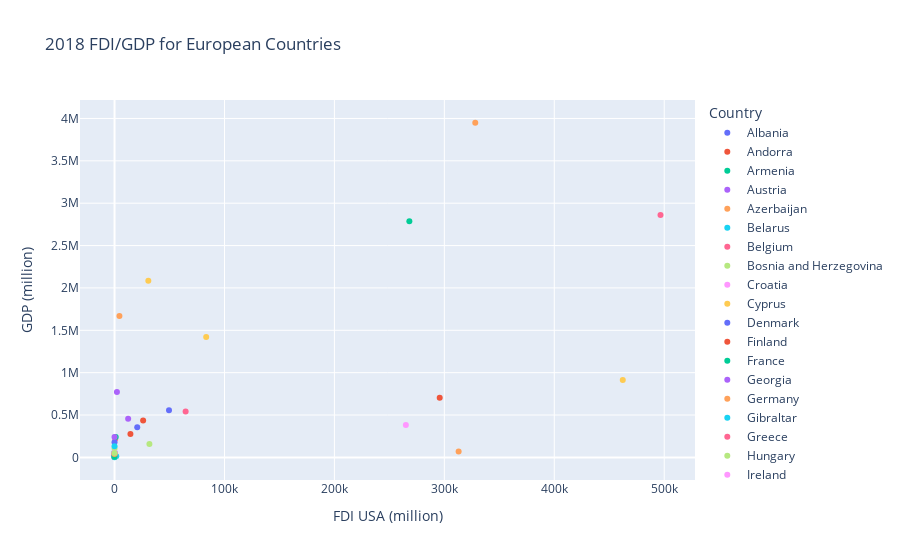

The cell this chart's notebook holds for it:
### Code cell
europe_top_10_format_name = europe.rename(
    columns={
        "country_name": "Country",
        "GDP_2018 (million)": "GDP (million)",
        "tech_export_2018 (million)": "Tech Export (million)",
        "doing_business_2018": "Doing Business",
        "fdi_USA_2018 (million)": "FDI USA (million)",
    }
)

europe_top_10_fdi_gdp_scatter = px.scatter(
    europe_top_10_format_name,
    x="FDI USA (million)",
    y="GDP (million)",
    title="2018 FDI/GDP for European Countries",
    color="Country",
)
# europe_top_10_fdi_gdp_scatter.write_image("europe_top_10_fdi_gdp_scatter.png")
europe_top_10_fdi_gdp_scatter

### Figure 1 — Plotly figure (JSON) as saved in the notebook; plotly's stock layout.template omitted (floating-point values rounded to 4 significant figures)
{"data": [{"hovertemplate": "Country=Albania<br>FDI USA (million)=%{x}<br>GDP (million)=%{y}<extra></extra>", "legendgroup": "Albania", "marker": {"color": "#636efa", "symbol": "circle"}, "mode": "markers", "name": "Albania", "orientation": "v", "showlegend": true, "type": "scatter", "x": [0], "xaxis": "x", "y": [15150.0], "yaxis": "y"}, {"hovertemplate": "Country=Andorra<br>FDI USA (million)=%{x}<br>GDP (million)=%{y}<extra></extra>", "legendgroup": "Andorra", "marker": {"color": "#EF553B", "symbol": "circle"}, "mode": "markers", "name": "Andorra", "orientation": "v", "showlegend": true, "type": "scatter", "x": [0], "xaxis": "x", "y": [3218.0], "yaxis": "y"}, {"hovertemplate": "Country=Armenia<br>FDI USA (million)=%{x}<br>GDP (million)=%{y}<extra></extra>", "legendgroup": "Armenia", "marker": {"color": "#00cc96", "symbol": "circle"}, "mode": "markers", "name": "Armenia", "orientation": "v", "showlegend": true, "type": "scatter", "x": [3], "xaxis": "x", "y": [12460.0], "yaxis": "y"}, {"hovertemplate": "Country=Austria<br>FDI USA (million)=%{x}<br>GDP (million)=%{y}<extra></extra>", "legendgroup": "Austria", "marker": {"color": "#ab63fa", "symbol": "circle"}, "mode": "markers", "name": "Austria", "orientation": "v", "showlegend": true, "type": "scatter", "x": [12392], "xaxis": "x", "y": [455500.0], "yaxis": "y"}, {"hovertemplate": "Country=Azerbaijan<br>FDI USA (million)=%{x}<br>GDP (million)=%{y}<extra></extra>", "legendgroup": "Azerbaijan", "marker": {"color": "#FFA15A", "symbol": "circle"}, "mode": "markers", "name": "Azerbaijan", "orientation": "v", "showlegend": true, "type": "scatter", "x": [-2], "xaxis": "x", "y": [47110.0], "yaxis": "y"}, {"hovertemplate": "Country=Belarus<br>FDI USA (million)=%{x}<br>GDP (million)=%{y}<extra></extra>", "legendgroup": "Belarus", "marker": {"color": "#19d3f3", "symbol": "circle"}, "mode": "markers", "name": "Belarus", "orientation": "v", "showlegend": true, "type": "scatter", "x": [4], "xaxis": "x", "y": [60030.0], "yaxis": "y"}, {"hovertemplate": "Country=Belgium<br>FDI USA (million)=%{x}<br>GDP (million)=%{y}<extra></extra>", "legendgroup": "Belgium", "marker": {"color": "#FF6692", "symbol": "circle"}, "mode": "markers", "name": "Belgium", "orientation": "v", "showlegend": true, "type": "scatter", "x": [64661], "xaxis": "x", "y": [542700.0], "yaxis": "y"}, {"hovertemplate": "Country=Bosnia and Herzegovina<br>FDI USA (million)=%{x}<br>GDP (million)=%{y}<extra></extra>", "legendgroup": "Bosnia and Herzegovina", "marker": {"color": "#B6E880", "symbol": "circle"}, "mode": "markers", "name": "Bosnia and Herzegovina", "orientation": "v", "showlegend": true, "type": "scatter", "x": [0], "xaxis": "x", "y": [20180.0], "yaxis": "y"}, {"hovertemplate": "Country=Croatia<br>FDI USA (million)=%{x}<br>GDP (million)=%{y}<extra></extra>", "legendgroup": "Croatia", "marker": {"color": "#FF97FF", "symbol": "circle"}, "mode": "markers", "name": "Croatia", "orientation": "v", "showlegend": true, "type": "scatter", "x": [19], "xaxis": "x", "y": [60990.0], "yaxis": "y"}, {"hovertemplate": "Country=Cyprus<br>FDI USA (million)=%{x}<br>GDP (million)=%{y}<extra></extra>", "legendgroup": "Cyprus", "marker": {"color": "#FECB52", "symbol": "circle"}, "mode": "markers", "name": "Cyprus", "orientation": "v", "showlegend": true, "type": "scatter", "x": [323], "xaxis": "x", "y": [24960.0], "yaxis": "y"}, {"hovertemplate": "Country=Denmark<br>FDI USA (million)=%{x}<br>GDP (million)=%{y}<extra></extra>", "legendgroup": "Denmark", "marker": {"color": "#636efa", "symbol": "circle"}, "mode": "markers", "name": "Denmark", "orientation": "v", "showlegend": true, "type": "scatter", "x": [20654], "xaxis": "x", "y": [355700.0], "yaxis": "y"}, {"hovertemplate": "Country=Finland<br>FDI USA (million)=%{x}<br>GDP (million)=%{y}<extra></extra>", "legendgroup": "Finland", "marker": {"color": "#EF553B", "symbol": "circle"}, "mode": "markers", "name": "Finland", "orientation": "v", "showlegend": true, "type": "scatter", "x": [14464], "xaxis": "x", "y": [275900.0], "yaxis": "y"}, {"hovertemplate": "Country=France<br>FDI USA (million)=%{x}<br>GDP (million)=%{y}<extra></extra>", "legendgroup": "France", "marker": {"color": "#00cc96", "symbol": "circle"}, "mode": "markers", "name": "France", "orientation": "v", "showlegend": true, "type": "scatter", "x": [268169], "xaxis": "x", "y": [2788000.0], "yaxis": "y"}, {"hovertemplate": "Country=Georgia<br>FDI USA (million)=%{x}<br>GDP (million)=%{y}<extra></extra>", "legendgroup": "Georgia", "marker": {"color": "#ab63fa", "symbol": "circle"}, "mode": "markers", "name": "Georgia", "orientation": "v", "showlegend": true, "type": "scatter", "x": [0], "xaxis": "x", "y": [17600.0], "yaxis": "y"}, {"hovertemplate": "Country=Germany<br>FDI USA (million)=%{x}<br>GDP (million)=%{y}<extra></extra>", "legendgroup": "Germany", "marker": {"color": "#FFA15A", "symbol": "circle"}, "mode": "markers", "name": "Germany", "orientation": "v", "showlegend": true, "type": "scatter", "x": [328124], "xaxis": "x", "y": [3950000.0], "yaxis": "y"}, {"hovertemplate": "Country=Gibraltar<br>FDI USA (million)=%{x}<br>GDP (million)=%{y}<extra></extra>", "legendgroup": "Gibraltar", "marker": {"color": "#19d3f3", "symbol": "circle"}, "mode": "markers", "name": "Gibraltar", "orientation": "v", "showlegend": true, "type": "scatter", "x": [9367], "xaxis": "x", "y": [null], "yaxis": "y"}, {"hovertemplate": "Country=Greece<br>FDI USA (million)=%{x}<br>GDP (million)=%{y}<extra></extra>", "legendgroup": "Greece", "marker": {"color": "#FF6692", "symbol": "circle"}, "mode": "markers", "name": "Greece", "orientation": "v", "showlegend": true, "type": "scatter", "x": [639], "xaxis": "x", "y": [218100.0], "yaxis": "y"}, {"hovertemplate": "Country=Hungary<br>FDI USA (million)=%{x}<br>GDP (million)=%{y}<extra></extra>", "legendgroup": "Hungary", "marker": {"color": "#B6E880", "symbol": "circle"}, "mode": "markers", "name": "Hungary", "orientation": "v", "showlegend": true, "type": "scatter", "x": [31730], "xaxis": "x", "y": [157900.0], "yaxis": "y"}, {"hovertemplate": "Country=Ireland<br>FDI USA (million)=%{x}<br>GDP (million)=%{y}<extra></extra>", "legendgroup": "Ireland", "marker": {"color": "#FF97FF", "symbol": "circle"}, "mode": "markers", "name": "Ireland", "orientation": "v", "showlegend": true, "type": "scatter", "x": [265004], "xaxis": "x", "y": [382700.0], "yaxis": "y"}, {"hovertemplate": "Country=Italy<br>FDI USA (million)=%{x}<br>GDP (million)=%{y}<extra></extra>", "legendgroup": "Italy", "marker": {"color": "#FECB52", "symbol": "circle"}, "mode": "markers", "name": "Italy", "orientation": "v", "showlegend": true, "type": "scatter", "x": [30749], "xaxis": "x", "y": [2086000.0], "yaxis": "y"}, {"hovertemplate": "Country=Kazakhstan<br>FDI USA (million)=%{x}<br>GDP (million)=%{y}<extra></extra>", "legendgroup": "Kazakhstan", "marker": {"color": "#636efa", "symbol": "circle"}, "mode": "markers", "name": "Kazakhstan", "orientation": "v", "showlegend": true, "type": "scatter", "x": [0], "xaxis": "x", "y": [179300.0], "yaxis": "y"}, {"hovertemplate": "Country=Kosovo<br>FDI USA (million)=%{x}<br>GDP (million)=%{y}<extra></extra>", "legendgroup": "Kosovo", "marker": {"color": "#EF553B", "symbol": "circle"}, "mode": "markers", "name": "Kosovo", "orientation": "v", "showlegend": true, "type": "scatter", "x": [0], "xaxis": "x", "y": [7943.0], "yaxis": "y"}, {"hovertemplate": "Country=Kyrgyz Republic<br>FDI USA (million)=%{x}<br>GDP (million)=%{y}<extra></extra>", "legendgroup": "Kyrgyz Republic", "marker": {"color": "#00cc96", "symbol": "circle"}, "mode": "markers", "name": "Kyrgyz Republic", "orientation": "v", "showlegend": true, "type": "scatter", "x": [0], "xaxis": "x", "y": [8271.0], "yaxis": "y"}, {"hovertemplate": "Country=Lithuania<br>FDI USA (million)=%{x}<br>GDP (million)=%{y}<extra></extra>", "legendgroup": "Lithuania", "marker": {"color": "#ab63fa", "symbol": "circle"}, "mode": "markers", "name": "Lithuania", "orientation": "v", "showlegend": true, "type": "scatter", "x": [-4], "xaxis": "x", "y": [53460.0], "yaxis": "y"}, {"hovertemplate": "Country=Luxembourg<br>FDI USA (million)=%{x}<br>GDP (million)=%{y}<extra></extra>", "legendgroup": "Luxembourg", "marker": {"color": "#FFA15A", "symbol": "circle"}, "mode": "markers", "name": "Luxembourg", "orientation": "v", "showlegend": true, "type": "scatter", "x": [312976], "xaxis": "x", "y": [70920.0], "yaxis": "y"}, {"hovertemplate": "Country=Malta<br>FDI USA (million)=%{x}<br>GDP (million)=%{y}<extra></extra>", "legendgroup": "Malta", "marker": {"color": "#19d3f3", "symbol": "circle"}, "mode": "markers", "name": "Malta", "orientation": "v", "showlegend": true, "type": "scatter", "x": [1557], "xaxis": "x", "y": [14600.0], "yaxis": "y"}, {"hovertemplate": "Country=Moldova<br>FDI USA (million)=%{x}<br>GDP (million)=%{y}<extra></extra>", "legendgroup": "Moldova", "marker": {"color": "#FF6692", "symbol": "circle"}, "mode": "markers", "name": "Moldova", "orientation": "v", "showlegend": true, "type": "scatter", "x": [0], "xaxis": "x", "y": [11460.0], "yaxis": "y"}, {"hovertemplate": "Country=Monaco<br>FDI USA (million)=%{x}<br>GDP (million)=%{y}<extra></extra>", "legendgroup": "Monaco", "marker": {"color": "#B6E880", "symbol": "circle"}, "mode": "markers", "name": "Monaco", "orientation": "v", "showlegend": true, "type": "scatter", "x": [-26], "xaxis": "x", "y": [7188.0], "yaxis": "y"}, {"hovertemplate": "Country=Montenegro<br>FDI USA (million)=%{x}<br>GDP (million)=%{y}<extra></extra>", "legendgroup": "Montenegro", "marker": {"color": "#FF97FF", "symbol": "circle"}, "mode": "markers", "name": "Montenegro", "orientation": "v", "showlegend": true, "type": "scatter", "x": [0], "xaxis": "x", "y": [5507.0], "yaxis": "y"}, {"hovertemplate": "Country=Netherlands<br>FDI USA (million)=%{x}<br>GDP (million)=%{y}<extra></extra>", "legendgroup": "Netherlands", "marker": {"color": "#FECB52", "symbol": "circle"}, "mode": "markers", "name": "Netherlands", "orientation": "v", "showlegend": true, "type": "scatter", "x": [462303], "xaxis": "x", "y": [914100.0], "yaxis": "y"}, {"hovertemplate": "Country=North Macedonia<br>FDI USA (million)=%{x}<br>GDP (million)=%{y}<extra></extra>", "legendgroup": "North Macedonia", "marker": {"color": "#636efa", "symbol": "circle"}, "mode": "markers", "name": "North Macedonia", "orientation": "v", "showlegend": true, "type": "scatter", "x": [-1], "xaxis": "x", "y": [12630.0], "yaxis": "y"}, {"hovertemplate": "Country=Norway<br>FDI USA (million)=%{x}<br>GDP (million)=%{y}<extra></extra>", "legendgroup": "Norway", "marker": {"color": "#EF553B", "symbol": "circle"}, "mode": "markers", "name": "Norway", "orientation": "v", "showlegend": true, "type": "scatter", "x": [26007], "xaxis": "x", "y": [434200.0], "yaxis": "y"}, {"hovertemplate": "Country=Portugal<br>FDI USA (million)=%{x}<br>GDP (million)=%{y}<extra></extra>", "legendgroup": "Portugal", "marker": {"color": "#00cc96", "symbol": "circle"}, "mode": "markers", "name": "Portugal", "orientation": "v", "showlegend": true, "type": "scatter", "x": [1056], "xaxis": "x", "y": [241300.0], "yaxis": "y"}, {"hovertemplate": "Country=Romania<br>FDI USA (million)=%{x}<br>GDP (million)=%{y}<extra></extra>", "legendgroup": "Romania", "marker": {"color": "#ab63fa", "symbol": "circle"}, "mode": "markers", "name": "Romania", "orientation": "v", "showlegend": true, "type": "scatter", "x": [3], "xaxis": "x", "y": [241600.0], "yaxis": "y"}, {"hovertemplate": "Country=Russian Federation<br>FDI USA (million)=%{x}<br>GDP (million)=%{y}<extra></extra>", "legendgroup": "Russian Federation", "marker": {"color": "#FFA15A", "symbol": "circle"}, "mode": "markers", "name": "Russian Federation", "orientation": "v", "showlegend": true, "type": "scatter", "x": [4455], "xaxis": "x", "y": [1670000.0], "yaxis": "y"}, {"hovertemplate": "Country=San Marino<br>FDI USA (million)=%{x}<br>GDP (million)=%{y}<extra></extra>", "legendgroup": "San Marino", "marker": {"color": "#19d3f3", "symbol": "circle"}, "mode": "markers", "name": "San Marino", "orientation": "v", "showlegend": true, "type": "scatter", "x": [0], "xaxis": "x", "y": [1638.0], "yaxis": "y"}, {"hovertemplate": "Country=Serbia<br>FDI USA (million)=%{x}<br>GDP (million)=%{y}<extra></extra>", "legendgroup": "Serbia", "marker": {"color": "#FF6692", "symbol": "circle"}, "mode": "markers", "name": "Serbia", "orientation": "v", "showlegend": true, "type": "scatter", "x": [3], "xaxis": "x", "y": [50600.0], "yaxis": "y"}, {"hovertemplate": "Country=Slovak Republic<br>FDI USA (million)=%{x}<br>GDP (million)=%{y}<extra></extra>", "legendgroup": "Slovak Republic", "marker": {"color": "#B6E880", "symbol": "circle"}, "mode": "markers", "name": "Slovak Republic", "orientation": "v", "showlegend": true, "type": "scatter", "x": [14], "xaxis": "x", "y": [105800.0], "yaxis": "y"}, {"hovertemplate": "Country=Slovenia<br>FDI USA (million)=%{x}<br>GDP (million)=%{y}<extra></extra>", "legendgroup": "Slovenia", "marker": {"color": "#FF97FF", "symbol": "circle"}, "mode": "markers", "name": "Slovenia", "orientation": "v", "showlegend": true, "type": "scatter", "x": [6], "xaxis": "x", "y": [54030.0], "yaxis": "y"}, {"hovertemplate": "Country=Spain<br>FDI USA (million)=%{x}<br>GDP (million)=%{y}<extra></extra>", "legendgroup": "Spain", "marker": {"color": "#FECB52", "symbol": "circle"}, "mode": "markers", "name": "Spain", "orientation": "v", "showlegend": true, "type": "scatter", "x": [83379], "xaxis": "x", "y": [1420000.0], "yaxis": "y"}, {"hovertemplate": "Country=Sweden<br>FDI USA (million)=%{x}<br>GDP (million)=%{y}<extra></extra>", "legendgroup": "Sweden", "marker": {"color": "#636efa", "symbol": "circle"}, "mode": "markers", "name": "Sweden", "orientation": "v", "showlegend": true, "type": "scatter", "x": [49546], "xaxis": "x", "y": [555500.0], "yaxis": "y"}, {"hovertemplate": "Country=Switzerland<br>FDI USA (million)=%{x}<br>GDP (million)=%{y}<extra></extra>", "legendgroup": "Switzerland", "marker": {"color": "#EF553B", "symbol": "circle"}, "mode": "markers", "name": "Switzerland", "orientation": "v", "showlegend": true, "type": "scatter", "x": [295783], "xaxis": "x", "y": [705100.0], "yaxis": "y"}, {"hovertemplate": "Country=Tajikistan<br>FDI USA (million)=%{x}<br>GDP (million)=%{y}<extra></extra>", "legendgroup": "Tajikistan", "marker": {"color": "#00cc96", "symbol": "circle"}, "mode": "markers", "name": "Tajikistan", "orientation": "v", "showlegend": true, "type": "scatter", "x": [0], "xaxis": "x", "y": [7523.0], "yaxis": "y"}, {"hovertemplate": "Country=Turkey<br>FDI USA (million)=%{x}<br>GDP (million)=%{y}<extra></extra>", "legendgroup": "Turkey", "marker": {"color": "#ab63fa", "symbol": "circle"}, "mode": "markers", "name": "Turkey", "orientation": "v", "showlegend": true, "type": "scatter", "x": [2175], "xaxis": "x", "y": [771400.0], "yaxis": "y"}, {"hovertemplate": "Country=Turkmenistan<br>FDI USA (million)=%{x}<br>GDP (million)=%{y}<extra></extra>", "legendgroup": "Turkmenistan", "marker": {"color": "#FFA15A", "symbol": "circle"}, "mode": "markers", "name": "Turkmenistan", "orientation": "v", "showlegend": true, "type": "scatter", "x": [0], "xaxis": "x", "y": [40760.0], "yaxis": "y"}, {"hovertemplate": "Country=Ukraine<br>FDI USA (million)=%{x}<br>GDP (million)=%{y}<extra></extra>", "legendgroup": "Ukraine", "marker": {"color": "#19d3f3", "symbol": "circle"}, "mode": "markers", "name": "Ukraine", "orientation": "v", "showlegend": true, "type": "scatter", "x": [-3], "xaxis": "x", "y": [130900.0], "yaxis": "y"}, {"hovertemplate": "Country=United Kingdom<br>FDI USA (million)=%{x}<br>GDP (million)=%{y}<extra></extra>", "legendgroup": "United Kingdom", "marker": {"color": "#FF6692", "symbol": "circle"}, "mode": "markers", "name": "United Kingdom", "orientation": "v", "showlegend": true, "type": "scatter", "x": [496622], "xaxis": "x", "y": [2861000.0], "yaxis": "y"}, {"hovertemplate": "Country=Uzbekistan<br>FDI USA (million)=%{x}<br>GDP (million)=%{y}<extra></extra>", "legendgroup": "Uzbekistan", "marker": {"color": "#B6E880", "symbol": "circle"}, "mode": "markers", "name": "Uzbekistan", "orientation": "v", "showlegend": true, "type": "scatter", "x": [0], "xaxis": "x", "y": [50390.0], "yaxis": "y"}, {"hovertemplate": "Country=Vatican City<br>FDI USA (million)=%{x}<br>GDP (million)=%{y}<extra></extra>", "legendgroup": "Vatican City", "marker": {"color": "#FF97FF", "symbol": "circle"}, "mode": "markers", "name": "Vatican City", "orientation": "v", "showlegend": true, "type": "scatter", "x": [0], "xaxis": "x", "y": [null], "yaxis": "y"}], "layout": {"autosize": true, "legend": {"title": {"text": "Country"}, "tracegroupgap": 0}, "title": {"text": "2018 FDI/GDP for European Countries"}, "xaxis": {"anchor": "y", "autorange": true, "domain": [0, 1], "range": [-32030.0, 528600.0], "title": {"text": "FDI USA (million)"}, "type": "linear"}, "yaxis": {"anchor": "x", "autorange": true, "domain": [0, 1], "range": [-287500.0, 4239000.0], "title": {"text": "GDP (million)"}, "type": "linear"}}}
